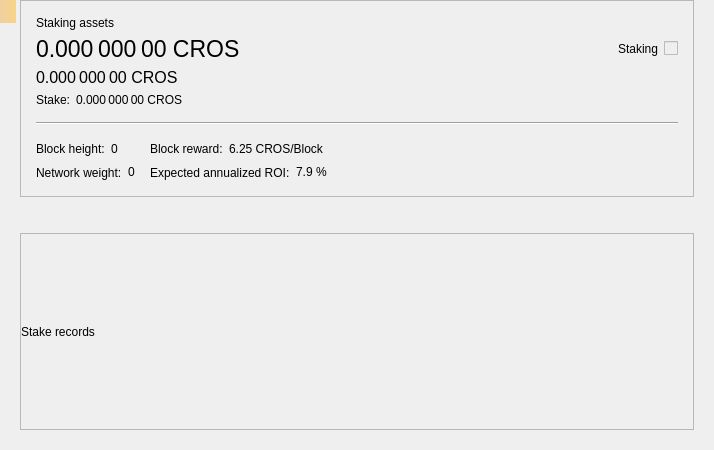
<?xml version="1.0" encoding="UTF-8"?>
<ui version="4.0">
 <class>StakePage</class>
 <widget class="QWidget" name="StakePage">
  <property name="geometry">
   <rect>
    <x>0</x>
    <y>0</y>
    <width>714</width>
    <height>450</height>
   </rect>
  </property>
  <property name="windowTitle">
   <string>Form</string>
  </property>
  <layout class="QVBoxLayout" name="verticalLayout_3">
   <property name="leftMargin">
    <number>20</number>
   </property>
   <property name="topMargin">
    <number>0</number>
   </property>
   <property name="rightMargin">
    <number>20</number>
   </property>
   <property name="bottomMargin">
    <number>20</number>
   </property>
   <item>
    <widget class="QFrame" name="frameStakeInfo">
     <property name="frameShape">
      <enum>QFrame::StyledPanel</enum>
     </property>
     <property name="frameShadow">
      <enum>QFrame::Raised</enum>
     </property>
     <layout class="QVBoxLayout" name="verticalLayout">
      <property name="spacing">
       <number>15</number>
      </property>
      <property name="leftMargin">
       <number>15</number>
      </property>
      <property name="topMargin">
       <number>15</number>
      </property>
      <property name="rightMargin">
       <number>15</number>
      </property>
      <property name="bottomMargin">
       <number>15</number>
      </property>
      <item>
       <layout class="QGridLayout" name="gridLayout_2">
        <property name="spacing">
         <number>6</number>
        </property>
        <item row="1" column="0">
         <widget class="QLabel" name="labelAssets">
          <property name="font">
           <font>
            <pointsize>17</pointsize>
           </font>
          </property>
          <property name="cursor">
           <cursorShape>IBeamCursor</cursorShape>
          </property>
          <property name="toolTip">
           <string>Your current spendable balance</string>
          </property>
          <property name="text">
           <string notr="true">0.000 000 00 CROS</string>
          </property>
          <property name="alignment">
           <set>Qt::AlignLeading|Qt::AlignLeft|Qt::AlignVCenter</set>
          </property>
          <property name="textInteractionFlags">
           <set>Qt::LinksAccessibleByMouse|Qt::TextSelectableByMouse</set>
          </property>
         </widget>
        </item>
        <item row="2" column="0">
         <widget class="QLabel" name="labelAssetsImmature">
          <property name="font">
           <font>
            <pointsize>12</pointsize>
           </font>
          </property>
          <property name="cursor">
           <cursorShape>IBeamCursor</cursorShape>
          </property>
          <property name="toolTip">
           <string>Your immature balance</string>
          </property>
          <property name="text">
           <string notr="true">0.000 000 00 CROS</string>
          </property>
          <property name="alignment">
           <set>Qt::AlignLeading|Qt::AlignLeft|Qt::AlignVCenter</set>
          </property>
          <property name="textInteractionFlags">
           <set>Qt::LinksAccessibleByMouse|Qt::TextSelectableByMouse</set>
          </property>
         </widget>
        </item>
        <item row="0" column="0">
         <widget class="QLabel" name="labelAssetsText">
          <property name="text">
           <string>Staking assets</string>
          </property>
          <property name="alignment">
           <set>Qt::AlignLeading|Qt::AlignLeft|Qt::AlignVCenter</set>
          </property>
         </widget>
        </item>
        <item row="1" column="2">
         <spacer name="horizontalSpacer_2">
          <property name="orientation">
           <enum>Qt::Horizontal</enum>
          </property>
          <property name="sizeHint" stdset="0">
           <size>
            <width>40</width>
            <height>20</height>
           </size>
          </property>
         </spacer>
        </item>
        <item row="4" column="0">
         <layout class="QHBoxLayout" name="horizontalLayout_5">
          <property name="spacing">
           <number>6</number>
          </property>
          <item>
           <widget class="QLabel" name="labelStakeText">
            <property name="sizePolicy">
             <sizepolicy hsizetype="Maximum" vsizetype="Preferred">
              <horstretch>0</horstretch>
              <verstretch>0</verstretch>
             </sizepolicy>
            </property>
            <property name="text">
             <string>Stake:</string>
            </property>
            <property name="alignment">
             <set>Qt::AlignLeading|Qt::AlignLeft|Qt::AlignVCenter</set>
            </property>
           </widget>
          </item>
          <item>
           <widget class="QLabel" name="labelStake">
            <property name="text">
             <string>0.000 000 00 CROS</string>
            </property>
            <property name="alignment">
             <set>Qt::AlignLeading|Qt::AlignLeft|Qt::AlignVCenter</set>
            </property>
            <property name="textInteractionFlags">
             <set>Qt::LinksAccessibleByMouse|Qt::TextSelectableByMouse</set>
            </property>
           </widget>
          </item>
          <item>
           <spacer name="horizontalSpacer_3">
            <property name="orientation">
             <enum>Qt::Horizontal</enum>
            </property>
            <property name="sizeType">
             <enum>QSizePolicy::Minimum</enum>
            </property>
            <property name="sizeHint" stdset="0">
             <size>
              <width>0</width>
              <height>0</height>
             </size>
            </property>
           </spacer>
          </item>
         </layout>
        </item>
        <item row="1" column="4">
         <widget class="QLabel" name="labelStaking">
          <property name="text">
           <string>Staking</string>
          </property>
         </widget>
        </item>
        <item row="1" column="5">
         <widget class="QSwitchControl" name="checkStake">
          <property name="enabled">
           <bool>false</bool>
          </property>
         </widget>
        </item>
       </layout>
      </item>
      <item>
       <widget class="Line" name="hLine">
        <property name="orientation">
         <enum>Qt::Horizontal</enum>
        </property>
       </widget>
      </item>
      <item>
       <layout class="QGridLayout" name="gridLayout">
        <property name="verticalSpacing">
         <number>6</number>
        </property>
        <item row="0" column="0">
         <layout class="QHBoxLayout" name="horizontalLayout">
          <property name="spacing">
           <number>6</number>
          </property>
          <item>
           <widget class="QLabel" name="labelHeightText">
            <property name="sizePolicy">
             <sizepolicy hsizetype="Maximum" vsizetype="Preferred">
              <horstretch>0</horstretch>
              <verstretch>0</verstretch>
             </sizepolicy>
            </property>
            <property name="text">
             <string>Block height:</string>
            </property>
            <property name="alignment">
             <set>Qt::AlignLeading|Qt::AlignLeft|Qt::AlignVCenter</set>
            </property>
           </widget>
          </item>
          <item>
           <widget class="QLabel" name="labelHeight">
            <property name="text">
             <string>0</string>
            </property>
            <property name="alignment">
             <set>Qt::AlignLeading|Qt::AlignLeft|Qt::AlignVCenter</set>
            </property>
            <property name="textInteractionFlags">
             <set>Qt::LinksAccessibleByMouse|Qt::TextSelectableByMouse</set>
            </property>
           </widget>
          </item>
          <item>
           <spacer name="horizontalSpacer_4">
            <property name="orientation">
             <enum>Qt::Horizontal</enum>
            </property>
            <property name="sizeType">
             <enum>QSizePolicy::Minimum</enum>
            </property>
            <property name="sizeHint" stdset="0">
             <size>
              <width>0</width>
              <height>0</height>
             </size>
            </property>
           </spacer>
          </item>
         </layout>
        </item>
        <item row="0" column="1">
         <layout class="QHBoxLayout" name="horizontalLayout_3">
          <property name="spacing">
           <number>6</number>
          </property>
          <item>
           <widget class="QLabel" name="labelRewardText">
            <property name="sizePolicy">
             <sizepolicy hsizetype="Maximum" vsizetype="Preferred">
              <horstretch>0</horstretch>
              <verstretch>0</verstretch>
             </sizepolicy>
            </property>
            <property name="text">
             <string>Block reward:</string>
            </property>
            <property name="alignment">
             <set>Qt::AlignLeading|Qt::AlignLeft|Qt::AlignVCenter</set>
            </property>
           </widget>
          </item>
          <item>
           <widget class="QLabel" name="labelReward">
            <property name="text">
             <string>6.25 CROS/Block</string>
            </property>
            <property name="alignment">
             <set>Qt::AlignLeading|Qt::AlignLeft|Qt::AlignVCenter</set>
            </property>
            <property name="textInteractionFlags">
             <set>Qt::LinksAccessibleByMouse|Qt::TextSelectableByMouse</set>
            </property>
           </widget>
          </item>
          <item>
           <spacer name="horizontalSpacer_6">
            <property name="orientation">
             <enum>Qt::Horizontal</enum>
            </property>
            <property name="sizeType">
             <enum>QSizePolicy::Minimum</enum>
            </property>
            <property name="sizeHint" stdset="0">
             <size>
              <width>0</width>
              <height>0</height>
             </size>
            </property>
           </spacer>
          </item>
         </layout>
        </item>
        <item row="0" column="2" rowspan="2">
         <spacer name="horizontalSpacer">
          <property name="orientation">
           <enum>Qt::Horizontal</enum>
          </property>
          <property name="sizeHint" stdset="0">
           <size>
            <width>40</width>
            <height>20</height>
           </size>
          </property>
         </spacer>
        </item>
        <item row="1" column="0">
         <layout class="QHBoxLayout" name="horizontalLayout_2">
          <property name="spacing">
           <number>6</number>
          </property>
          <item>
           <widget class="QLabel" name="labelWeightText">
            <property name="sizePolicy">
             <sizepolicy hsizetype="Maximum" vsizetype="Preferred">
              <horstretch>0</horstretch>
              <verstretch>0</verstretch>
             </sizepolicy>
            </property>
            <property name="text">
             <string>Network weight:</string>
            </property>
            <property name="alignment">
             <set>Qt::AlignLeading|Qt::AlignLeft|Qt::AlignVCenter</set>
            </property>
           </widget>
          </item>
          <item>
           <widget class="QLabel" name="labelWeight">
            <property name="text">
             <string>0</string>
            </property>
            <property name="alignment">
             <set>Qt::AlignLeading|Qt::AlignLeft|Qt::AlignVCenter</set>
            </property>
            <property name="textInteractionFlags">
             <set>Qt::LinksAccessibleByMouse|Qt::TextSelectableByMouse</set>
            </property>
           </widget>
          </item>
          <item>
           <spacer name="horizontalSpacer_5">
            <property name="orientation">
             <enum>Qt::Horizontal</enum>
            </property>
            <property name="sizeType">
             <enum>QSizePolicy::Minimum</enum>
            </property>
            <property name="sizeHint" stdset="0">
             <size>
              <width>0</width>
              <height>0</height>
             </size>
            </property>
           </spacer>
          </item>
         </layout>
        </item>
        <item row="1" column="1">
         <layout class="QHBoxLayout" name="horizontalLayout_4">
          <property name="spacing">
           <number>6</number>
          </property>
          <item>
           <widget class="QLabel" name="labelROIText">
            <property name="sizePolicy">
             <sizepolicy hsizetype="Maximum" vsizetype="Preferred">
              <horstretch>0</horstretch>
              <verstretch>0</verstretch>
             </sizepolicy>
            </property>
            <property name="text">
             <string>Expected annualized ROI:</string>
            </property>
            <property name="alignment">
             <set>Qt::AlignLeading|Qt::AlignLeft|Qt::AlignVCenter</set>
            </property>
           </widget>
          </item>
          <item>
           <widget class="QLabel" name="labelROI">
            <property name="text">
             <string>7.9 %</string>
            </property>
            <property name="alignment">
             <set>Qt::AlignLeading|Qt::AlignLeft|Qt::AlignVCenter</set>
            </property>
            <property name="textInteractionFlags">
             <set>Qt::LinksAccessibleByMouse|Qt::TextSelectableByMouse</set>
            </property>
           </widget>
          </item>
          <item>
           <spacer name="horizontalSpacer_7">
            <property name="orientation">
             <enum>Qt::Horizontal</enum>
            </property>
            <property name="sizeType">
             <enum>QSizePolicy::Minimum</enum>
            </property>
            <property name="sizeHint" stdset="0">
             <size>
              <width>0</width>
              <height>0</height>
             </size>
            </property>
           </spacer>
          </item>
         </layout>
        </item>
       </layout>
      </item>
     </layout>
    </widget>
   </item>
   <item>
    <spacer name="verticalSpacer">
     <property name="orientation">
      <enum>Qt::Vertical</enum>
     </property>
     <property name="sizeType">
      <enum>QSizePolicy::Fixed</enum>
     </property>
     <property name="sizeHint" stdset="0">
      <size>
       <width>20</width>
       <height>30</height>
      </size>
     </property>
    </spacer>
   </item>
   <item>
    <widget class="QFrame" name="frameStakeRecords">
     <property name="frameShape">
      <enum>QFrame::StyledPanel</enum>
     </property>
     <property name="frameShadow">
      <enum>QFrame::Raised</enum>
     </property>
     <layout class="QVBoxLayout" name="verticalLayout_2">
      <property name="leftMargin">
       <number>0</number>
      </property>
      <property name="topMargin">
       <number>0</number>
      </property>
      <property name="rightMargin">
       <number>0</number>
      </property>
      <property name="bottomMargin">
       <number>0</number>
      </property>
      <item>
       <widget class="QLabel" name="labelRecordsText">
        <property name="text">
         <string>Stake records</string>
        </property>
       </widget>
      </item>
     </layout>
    </widget>
   </item>
  </layout>
  <widget class="QLabel" name="labelAlerts">
   <property name="geometry">
    <rect>
     <x>0</x>
     <y>0</y>
     <width>16</width>
     <height>23</height>
    </rect>
   </property>
   <property name="visible">
    <bool>false</bool>
   </property>
   <property name="styleSheet">
    <string notr="true">QLabel { background-color: qlineargradient(x1: 0, y1: 0, x2: 1, y2: 0, stop:0 #F0D0A0, stop:1 #F8D488); color:#000000; }</string>
   </property>
   <property name="wordWrap">
    <bool>true</bool>
   </property>
   <property name="margin">
    <number>3</number>
   </property>
   <property name="textInteractionFlags">
    <set>Qt::TextSelectableByMouse</set>
   </property>
  </widget>
 </widget>
 <customwidgets>
  <customwidget>
   <class>QSwitchControl</class>
   <extends>QCheckBox</extends>
   <header>qt/qswitchcontrol.h</header>
  </customwidget>
 </customwidgets>
 <resources/>
 <connections/>
</ui>
